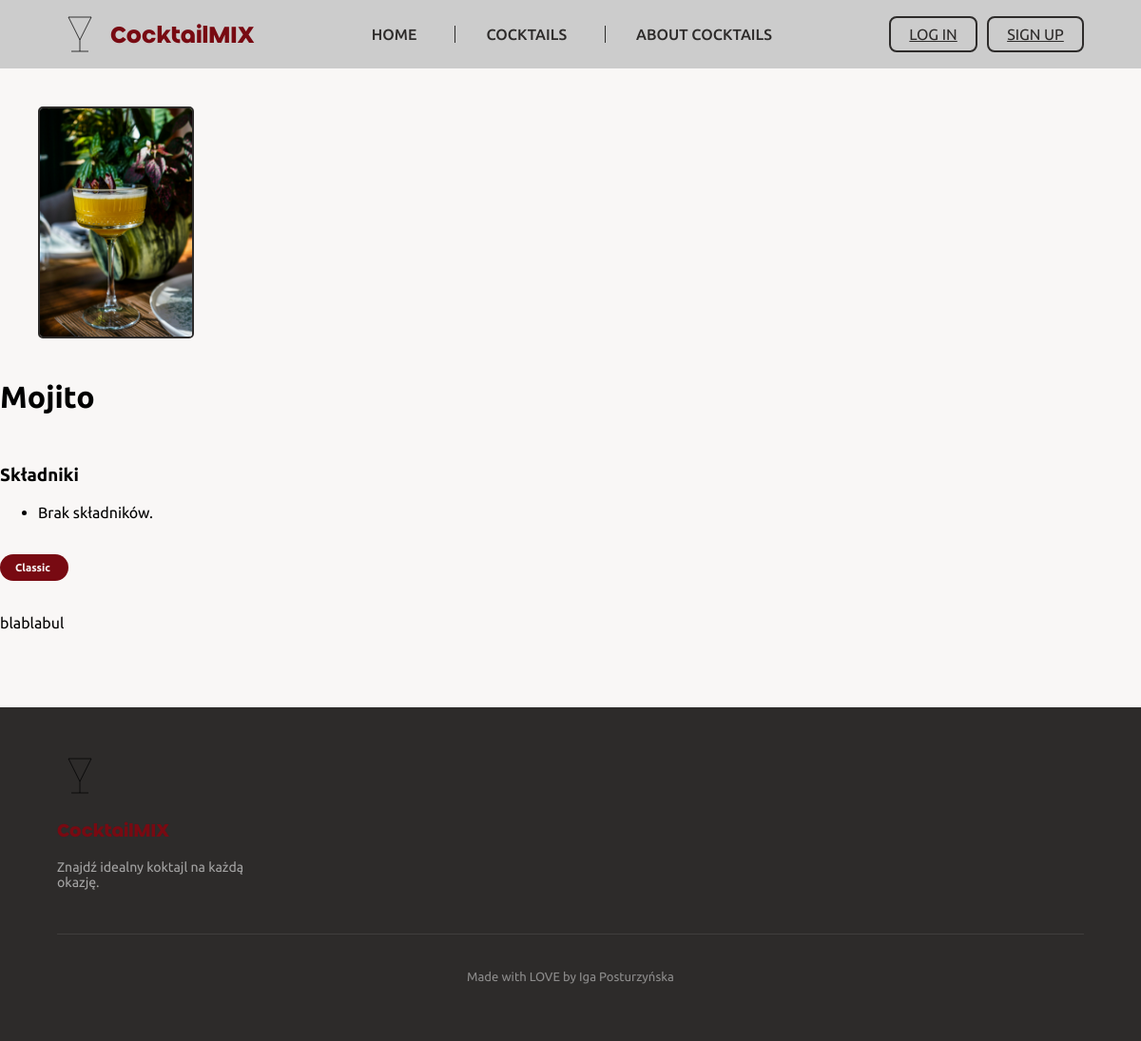
/cocktails/3/, run on an earlier commit of the app's database.
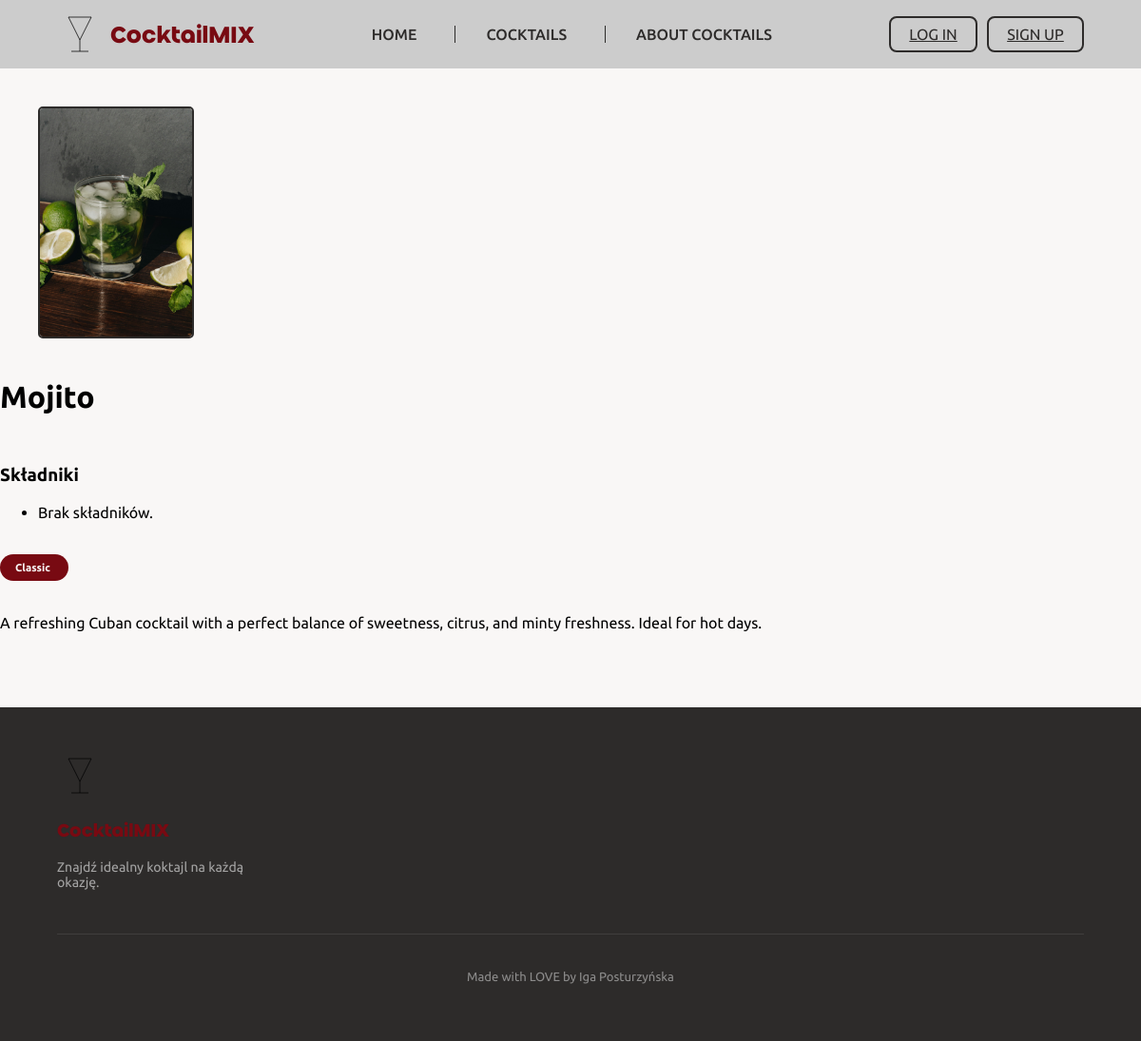
And on a later commit of the database.
### cocktails/models.py (models this page shows, shortened)
class Cocktail(models.Model):
    id = models.AutoField(primary_key=True)
    user = models.ForeignKey(settings.AUTH_USER_MODEL, on_delete=models.CASCADE, related_name='cocktails', null=True, blank=True)
    name = models.CharField(max_length=50)
    category = models.CharField(max_length=50)
    description = models.TextField(blank=True)
    image = models.ImageField(upload_to='cocktails/', blank=True, null=True)
    date = models.DateField(auto_now=True)
    ingredients = models.ManyToManyField(Ingredient, through='CocktailIngrediets', blank = True)

### cocktails/views.py (the view)
# urls.py: path('<int:pk>/', views.cocktail_details, name='cocktail_details'),
def cocktail_details(request, pk):
    cocktail = get_object_or_404(Cocktail, pk=pk)
    ingredients = CocktailIngrediets.objects.filter(cocktail=cocktail).select_related('ingredient')
    return render(request, 'cocktails/cocktail_details.html', {
        'cocktail': cocktail,
        'ingredients': ingredients,
    })

### cocktails/templates/cocktails/cocktail_details.html (shortened to what this page needs)
{% extends 'base.html' %}
{% load static %}
{% block content %}
<div class="cocktail_details">
    {% if cocktail.image %}
        <img src="{{ cocktail.image.url }}" alt="{{ cocktail.name }}" class="drink_photo">
    {% else %}
        <img src="{% static 'icons/glass-coctail-svgrepo-com.svg' %}" alt="{{ cocktail.name }}" class="drink_photo">
    {% endif %}
    <div class="cocktail_details_body">
        <h2 class="drink_name">{{ cocktail.name }}</h2>
        <div class="cocktail_ingredients">
            <h3>Składniki</h3>
            <ul>
                {% for item in ingredients %}
                    <li>{{ item.ingredient.name }} — {{ item.quantity }} {{ item.get_unit_display }}</li>
                {% empty %}
                    <li>Brak składników.</li>
                {% endfor %}
            </ul>
        </div>
        <h3 class="drink_category">{{ cocktail.category }}</h3>
        <p class="drink_description">{{ cocktail.description }}</p>
    </div>
</div>
{% endblock %}

What changed in the data, as far as the page shows it:
changed Cocktail "Mojito": image: a different picture; description "blablabul" → "A refreshing Cuban cocktail with a perfect balance of sweetness, citrus, and minty freshness. Ideal for hot days."
